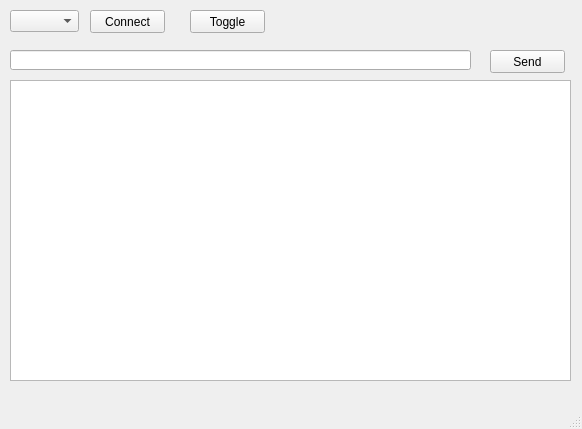
<?xml version="1.0" encoding="UTF-8"?>
<ui version="4.0">
 <class>MainWindow</class>
 <widget class="QMainWindow" name="MainWindow">
  <property name="geometry">
   <rect>
    <x>0</x>
    <y>0</y>
    <width>582</width>
    <height>429</height>
   </rect>
  </property>
  <property name="windowTitle">
   <string>MainWindow</string>
  </property>
  <widget class="QWidget" name="centralwidget">
   <widget class="QTextBrowser" name="textBrowser">
    <property name="geometry">
     <rect>
      <x>10</x>
      <y>80</y>
      <width>561</width>
      <height>301</height>
     </rect>
    </property>
   </widget>
   <widget class="QPushButton" name="pushButton">
    <property name="geometry">
     <rect>
      <x>90</x>
      <y>10</y>
      <width>75</width>
      <height>23</height>
     </rect>
    </property>
    <property name="text">
     <string>Connect</string>
    </property>
   </widget>
   <widget class="QComboBox" name="comboBox">
    <property name="geometry">
     <rect>
      <x>10</x>
      <y>10</y>
      <width>69</width>
      <height>22</height>
     </rect>
    </property>
   </widget>
   <widget class="QPushButton" name="pushButton_2">
    <property name="geometry">
     <rect>
      <x>490</x>
      <y>50</y>
      <width>75</width>
      <height>23</height>
     </rect>
    </property>
    <property name="text">
     <string>Send</string>
    </property>
   </widget>
   <widget class="QLineEdit" name="lineEdit">
    <property name="geometry">
     <rect>
      <x>10</x>
      <y>50</y>
      <width>461</width>
      <height>20</height>
     </rect>
    </property>
   </widget>
   <widget class="QPushButton" name="pushButton_3">
    <property name="geometry">
     <rect>
      <x>190</x>
      <y>10</y>
      <width>75</width>
      <height>23</height>
     </rect>
    </property>
    <property name="text">
     <string>Toggle</string>
    </property>
   </widget>
  </widget>
  <widget class="QMenuBar" name="menubar">
   <property name="geometry">
    <rect>
     <x>0</x>
     <y>0</y>
     <width>582</width>
     <height>21</height>
    </rect>
   </property>
  </widget>
  <widget class="QStatusBar" name="statusbar"/>
 </widget>
 <resources/>
 <connections/>
</ui>
